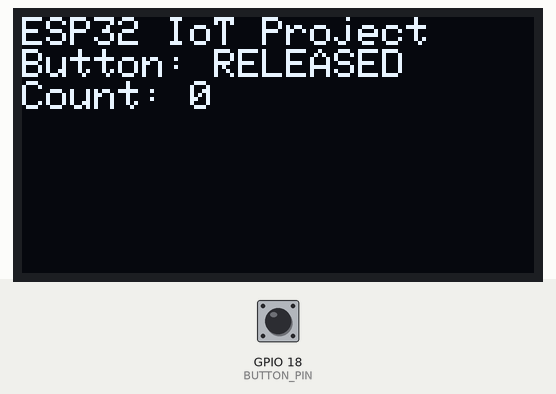
The program below on a simulated ESP32. Parts: 128×64 one-colour display. Inputs (shaded band) come from the test bench; at power-on: GPIO 18 (BUTTON_PIN) HIGH. What the program prints to the serial monitor is not drawn.

Above: at 1.2 s.
1.3 s: GPIO 18 (BUTTON_PIN) pulled LOW for 0.15 s
At 2.6 s:
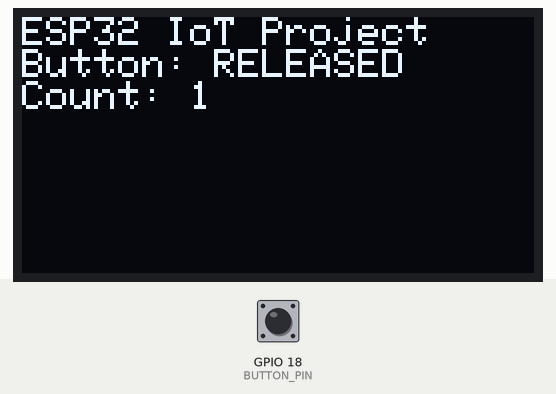
3.0 s: GPIO 18 (BUTTON_PIN) pulled LOW for 1 s
At 3.8 s:
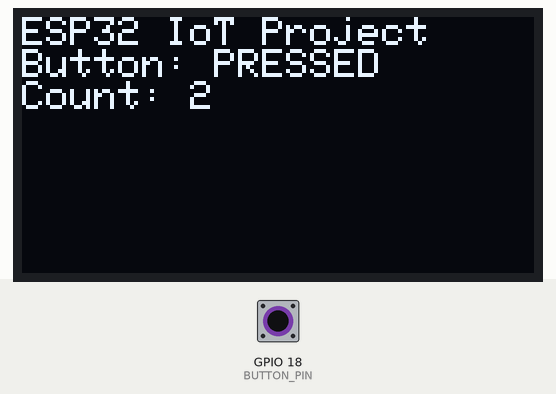
5.5 s: GPIO 18 (BUTTON_PIN) pulled LOW for 0.15 s
At 6.9 s:
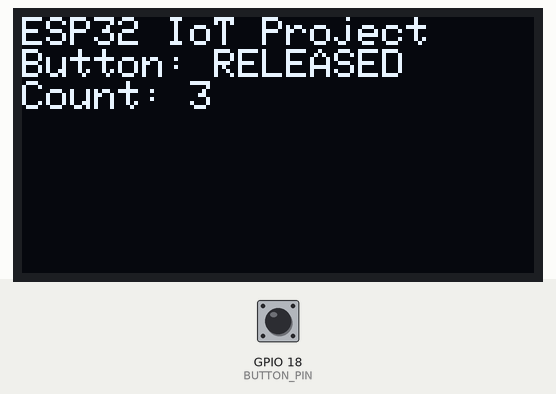
7.2 s: GPIO 18 (BUTTON_PIN) pulled LOW for 1 s
At 9.5 s:
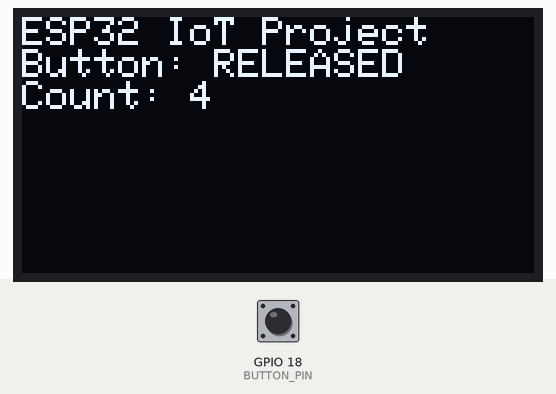
Timing chart, 0 to 10.7 s (numbered marks = the images above; inputs shaded):
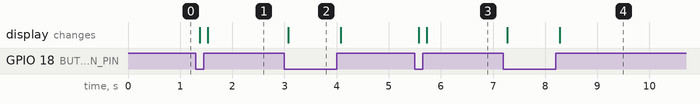

Measured:
- after the input at 1.3 s, the display: first changes after 0.08 s (image 1 shows a later state)
- after the input at 3.0 s, the display: changes after 0.08 s (image 2)
- after the input at 5.5 s, the display: first changes after 0.08 s (image 3 shows a later state)
- after the input at 7.2 s, the display: first changes after 0.08 s (image 4 shows a later state)

The program:

main.cpp
```cpp
#include <Arduino.h>
#include <Wire.h>
#include <Adafruit_GFX.h>
#include <Adafruit_SSD1306.h>

#define SCREEN_WIDTH 128
#define SCREEN_HEIGHT 64
#define OLED_RESET -1
#define BUTTON_PIN 18

Adafruit_SSD1306 display(SCREEN_WIDTH, SCREEN_HEIGHT, &Wire, OLED_RESET);

int pressCount = 0;
bool lastButtonReading = HIGH;
bool stableButtonState = HIGH;
unsigned long lastDebounceTime = 0;
const unsigned long debounceDelay = 50;

void setup() {
  Serial.begin(115200);
  pinMode(BUTTON_PIN, INPUT_PULLUP);

  Wire.begin(21, 22);

  if (!display.begin(SSD1306_SWITCHCAPVCC, 0x3C)) {
    Serial.println("OLED not found!");
    while (true) {}
  }

  display.clearDisplay();
  display.setTextColor(SSD1306_WHITE);
  display.setTextSize(1);
  display.setCursor(0, 0);
  display.println("ESP32 IoT Project");
  display.println("Button: RELEASED");
  display.println("Count: 0");
  display.display();
}

void loop() {
  bool reading = digitalRead(BUTTON_PIN);

  if (reading != lastButtonReading) {
    lastDebounceTime = millis();
  }

  if (millis() - lastDebounceTime >= debounceDelay) {
    if (reading != stableButtonState) {
      stableButtonState = reading;

      if (stableButtonState == LOW) {
        pressCount++;
        Serial.print("Press count: ");
        Serial.println(pressCount);
      }

      display.clearDisplay();
      display.setCursor(0, 0);
      display.println("ESP32 IoT Project");
      display.print("Button: ");
      display.println(stableButtonState == LOW ? "PRESSED" : "RELEASED");
      display.print("Count: ");
      display.println(pressCount);
      display.display();
    }
  }

  lastButtonReading = reading;
}
```
